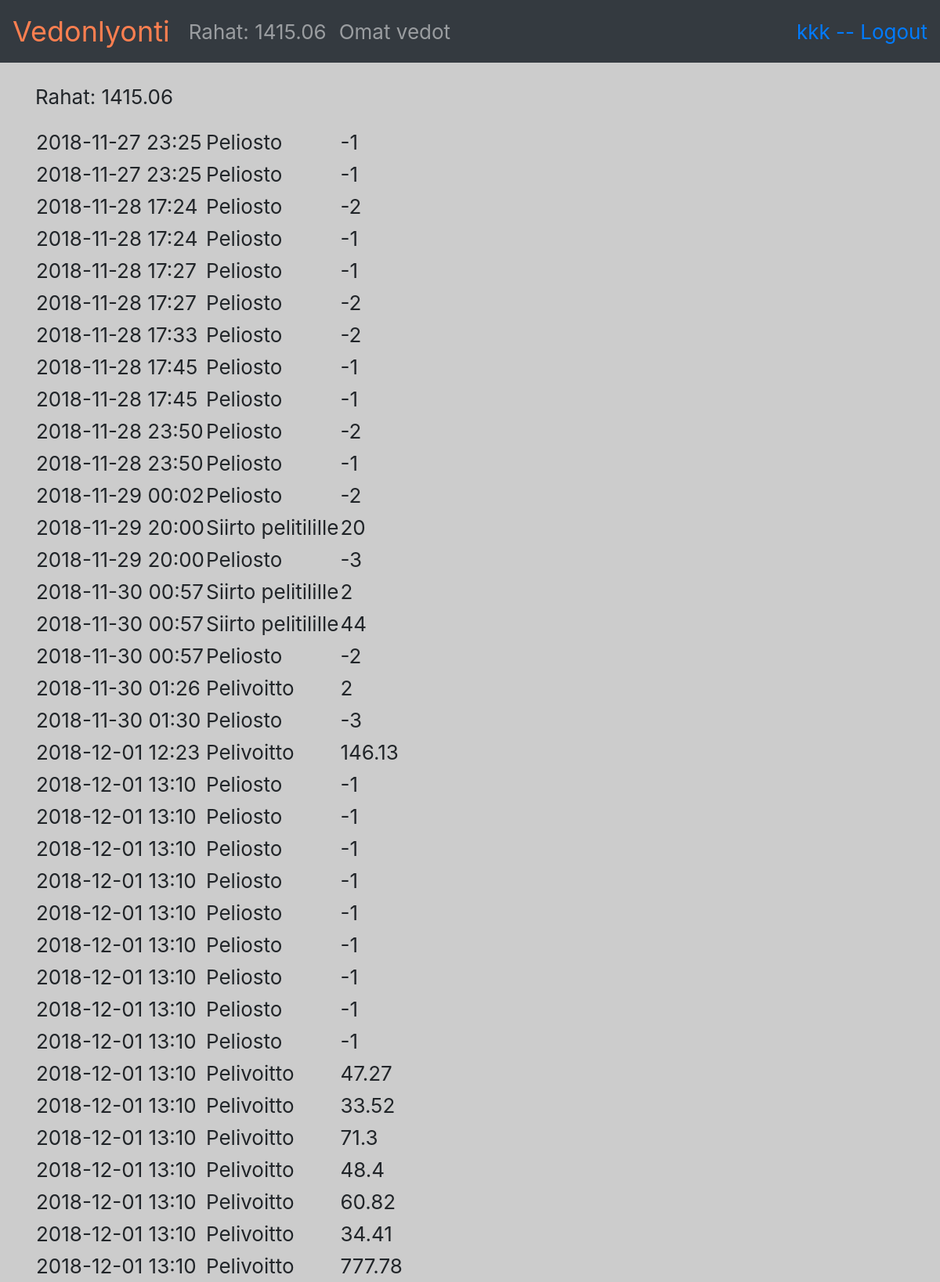
The app's page /tilitapahtumat/ (signed in, upper part) with its own data.
### application/auth/models.py (models this page shows, shortened)
class User(Base):
    __tablename__ = "account"
    name = db.Column(db.String(144), nullable=False)
    username = db.Column(db.String(144), nullable=False)
    password = db.Column(db.String(144), nullable=False)
    rahat = db.Column(db.DECIMAL, nullable=False)
    def getRahat(self):
        return ("%.2f" % self.rahat)
    @staticmethod
    def find_tilitapahtumat_byUser(user_id):
        stmt = text("SELECT siirto, tilitapahtuma.date_created, account_id, info FROM tilitapahtuma"
                     " WHERE tilitapahtuma.account_id = :id"
                     ).params(id=user_id)
        res = db.engine.execute(stmt)
        response = []
        for row in res:
            time = str(datetime.strptime(str(row[1]), '%Y-%m-%d %H:%M:%S.%f'))
            time = time[0:16]
            response.append({"siirto":row[0], "date_created":time, "info":row[3]})
        return response

### application/tilitapahtuma/models.py (models this page shows, shortened)
class Tilitapahtuma(Base):
    siirto = db.Column(db.DECIMAL, nullable=False)
    info = db.Column(db.String, nullable=False)
    account_id = db.Column(db.Integer, db.ForeignKey('account.id'),
                           nullable=False)

### application/tilitapahtuma/views.py (the view)
@app.route("/tilitapahtumat/", methods=["GET"])
def tilitapahtumat_index():
    return render_template("tilitapahtumat/new.html", tilisiirtoform = TilisiirtoForm(), pankkisiirtoform = PankkisiirtoForm(), tilitapahtumat = User.find_tilitapahtumat_byUser(current_user.id))

### application/__init__.py (called while the page is built)
@login_manager.user_loader
def load_user(user_id):
    return User.query.get(user_id)

### application/templates/tilitapahtumat/new.html (shortened to what this page needs)
{% extends "layout.html" %}
{% block body %}
<table>
    {% if current_user.is_authenticated %}
    <p>Rahat: {{ current_user.getRahat()}}</p>
    <td></td>
    {% endif %}
{% for tapahtuma in tilitapahtumat %}
        <tr>
          <td>{{ tapahtuma.date_created }}</td>
          <td>{{ tapahtuma.info }}</td>
          <td>{{ tapahtuma.siirto }}</td>
          </tr>
          {% endfor %}
          </table>
{% endblock %}

### application/templates/layout.html (shortened to what this page needs)
<!DOCTYPE html>
<html>
  <head>
    <link rel="stylesheet" href="https://maxcdn.bootstrapcdn.com/bootstrap/4.0.0/css/bootstrap.min.css">
  </head>
  <body style="background-color: #cccccc !important; font-size: 26px !important;">
    <nav class="navbar navbar-expand-md navbar-dark bg-dark mb-4">
<a class="navbar-brand" href="{{ url_for('index')}}" style="color: coral !important; font-size: 36px !important;">Vedonlyonti</a>
<div class="collapse navbar-collapse" id="navbarCollapse">
        <ul class="navbar-nav mr-auto">
          <li class="nav-item">
              {% if current_user.is_authenticated %}
            <a class="nav-link" href="{{ url_for('tilitapahtumat_index') }} ">Rahat: {{ current_user.getRahat() }}</a>
          {% endif %}
          </li>
          <li class="nav-item">
            {% if current_user.is_authenticated %}
            <a class="nav-link" href="{{ url_for('vedot_index') }} ">Omat vedot</a>
          {% endif %}
          </li>
        </ul>
        <div class="form-inline mt-2 mt-md-0">
    {% if current_user.is_authenticated %}
    <a href="{{ url_for('auth_logout') }}">{{ current_user.name }} -- Logout</a>
    {% else %}
    <a href="{{ url_for('auth_login') }}">Login</a>
    {% endif %}
        </div>
</div>
    </nav>
    <main role="main" class="container">
{% block body %}{% endblock %}
    </main>
  </body>
</html>

### records on screen
User: getRahat "1415.06", name "kkk"
Tilitapahtuma: date_created "2018-11-27 23:25", info "Peliosto", siirto "-1"
Tilitapahtuma: date_created "2018-11-27 23:25", info "Peliosto", siirto "-1"
Tilitapahtuma: date_created "2018-11-28 17:24", info "Peliosto", siirto "-2"
Tilitapahtuma: date_created "2018-11-28 17:24", info "Peliosto", siirto "-1"
Tilitapahtuma: date_created "2018-11-28 17:27", info "Peliosto", siirto "-1"
Tilitapahtuma: date_created "2018-11-28 17:27", info "Peliosto", siirto "-2"
Tilitapahtuma: date_created "2018-11-28 17:33", info "Peliosto", siirto "-2"
Tilitapahtuma: date_created "2018-11-28 17:45", info "Peliosto", siirto "-1"
Tilitapahtuma: date_created "2018-11-28 17:45", info "Peliosto", siirto "-1"
Tilitapahtuma: date_created "2018-11-28 23:50", info "Peliosto", siirto "-2"
Tilitapahtuma: date_created "2018-11-28 23:50", info "Peliosto", siirto "-1"
Tilitapahtuma: date_created "2018-11-29 00:02", info "Peliosto", siirto "-2"
Tilitapahtuma: date_created "2018-11-29 20:00", info "Siirto pelitilille", siirto "20"
Tilitapahtuma: date_created "2018-11-29 20:00", info "Peliosto", siirto "-3"
Tilitapahtuma: date_created "2018-11-30 00:57", info "Siirto pelitilille", siirto "2"
Tilitapahtuma: date_created "2018-11-30 00:57", info "Siirto pelitilille", siirto "44"
Tilitapahtuma: date_created "2018-11-30 00:57", info "Peliosto", siirto "-2"
Tilitapahtuma: date_created "2018-11-30 01:26", info "Pelivoitto", siirto "2"
Tilitapahtuma: date_created "2018-11-30 01:30", info "Peliosto", siirto "-3"
Tilitapahtuma: date_created "2018-12-01 12:23", info "Pelivoitto", siirto "146.13"
Tilitapahtuma: date_created "2018-12-01 13:10", info "Peliosto", siirto "-1"
Tilitapahtuma: date_created "2018-12-01 13:10", info "Peliosto", siirto "-1"
Tilitapahtuma: date_created "2018-12-01 13:10", info "Peliosto", siirto "-1"
Tilitapahtuma: date_created "2018-12-01 13:10", info "Peliosto", siirto "-1"
Tilitapahtuma: date_created "2018-12-01 13:10", info "Peliosto", siirto "-1"
Tilitapahtuma: date_created "2018-12-01 13:10", info "Peliosto", siirto "-1"
Tilitapahtuma: date_created "2018-12-01 13:10", info "Peliosto", siirto "-1"
Tilitapahtuma: date_created "2018-12-01 13:10", info "Peliosto", siirto "-1"
Tilitapahtuma: date_created "2018-12-01 13:10", info "Peliosto", siirto "-1"
Tilitapahtuma: date_created "2018-12-01 13:10", info "Pelivoitto", siirto "47.27"
Tilitapahtuma: date_created "2018-12-01 13:10", info "Pelivoitto", siirto "33.52"
Tilitapahtuma: date_created "2018-12-01 13:10", info "Pelivoitto", siirto "71.3"
Tilitapahtuma: date_created "2018-12-01 13:10", info "Pelivoitto", siirto "48.4"
Tilitapahtuma: date_created "2018-12-01 13:10", info "Pelivoitto", siirto "60.82"
Tilitapahtuma: date_created "2018-12-01 13:10", info "Pelivoitto", siirto "34.41"
Tilitapahtuma: date_created "2018-12-01 13:10", info "Pelivoitto", siirto "777.78"
